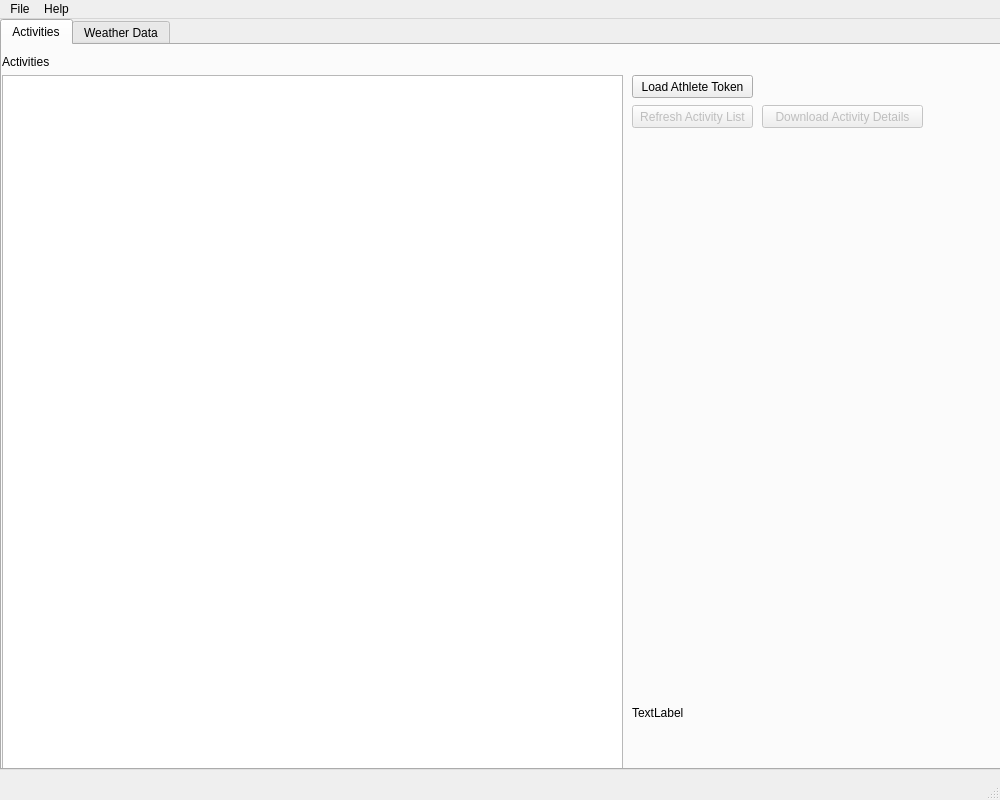
<?xml version="1.0" encoding="UTF-8"?>
<ui version="4.0">
 <class>MainWindow</class>
 <widget class="QMainWindow" name="MainWindow">
  <property name="geometry">
   <rect>
    <x>0</x>
    <y>0</y>
    <width>1000</width>
    <height>800</height>
   </rect>
  </property>
  <property name="windowTitle">
   <string>RideWeather</string>
  </property>
  <property name="locale">
   <locale language="English" country="Netherlands"/>
  </property>
  <widget class="QWidget" name="centralwidget">
   <widget class="QTabWidget" name="tabWidget">
    <property name="geometry">
     <rect>
      <x>0</x>
      <y>0</y>
      <width>1011</width>
      <height>751</height>
     </rect>
    </property>
    <property name="tabPosition">
     <enum>QTabWidget::North</enum>
    </property>
    <property name="tabShape">
     <enum>QTabWidget::Rounded</enum>
    </property>
    <property name="currentIndex">
     <number>0</number>
    </property>
    <widget class="QWidget" name="tabActivities">
     <property name="toolTip">
      <string/>
     </property>
     <property name="statusTip">
      <string/>
     </property>
     <property name="accessibleName">
      <string>Activties_tab</string>
     </property>
     <attribute name="title">
      <string>Activities</string>
     </attribute>
     <attribute name="toolTip">
      <string>Load and select your Strava Activities</string>
     </attribute>
     <widget class="QListView" name="listView_Activities">
      <property name="geometry">
       <rect>
        <x>0</x>
        <y>30</y>
        <width>621</width>
        <height>701</height>
       </rect>
      </property>
      <property name="statusTip">
       <string>List of Strava Activities</string>
      </property>
      <property name="editTriggers">
       <set>QAbstractItemView::NoEditTriggers</set>
      </property>
      <property name="alternatingRowColors">
       <bool>true</bool>
      </property>
      <property name="selectionMode">
       <enum>QAbstractItemView::ExtendedSelection</enum>
      </property>
      <property name="selectionBehavior">
       <enum>QAbstractItemView::SelectRows</enum>
      </property>
     </widget>
     <widget class="QLabel" name="label">
      <property name="geometry">
       <rect>
        <x>0</x>
        <y>10</y>
        <width>47</width>
        <height>13</height>
       </rect>
      </property>
      <property name="text">
       <string>Activities:</string>
      </property>
     </widget>
     <widget class="QPushButton" name="btn_GetList">
      <property name="enabled">
       <bool>false</bool>
      </property>
      <property name="geometry">
       <rect>
        <x>630</x>
        <y>60</y>
        <width>121</width>
        <height>23</height>
       </rect>
      </property>
      <property name="toolTip">
       <string>Get new activities from Strava</string>
      </property>
      <property name="statusTip">
       <string>Get new activities from Strava</string>
      </property>
      <property name="text">
       <string>Refresh Activity List</string>
      </property>
     </widget>
     <widget class="QPushButton" name="btn_DownloadDetail">
      <property name="enabled">
       <bool>false</bool>
      </property>
      <property name="geometry">
       <rect>
        <x>760</x>
        <y>60</y>
        <width>161</width>
        <height>23</height>
       </rect>
      </property>
      <property name="toolTip">
       <string>Download details including gps track of the activities</string>
      </property>
      <property name="statusTip">
       <string>Download details including gps track of the activities</string>
      </property>
      <property name="text">
       <string>Download Activity Details</string>
      </property>
      <property name="default">
       <bool>false</bool>
      </property>
      <property name="flat">
       <bool>false</bool>
      </property>
     </widget>
     <widget class="QLabel" name="lbl_Output">
      <property name="geometry">
       <rect>
        <x>630</x>
        <y>660</y>
        <width>301</width>
        <height>16</height>
       </rect>
      </property>
      <property name="text">
       <string>TextLabel</string>
      </property>
     </widget>
     <widget class="QPushButton" name="btn_Load_Token">
      <property name="enabled">
       <bool>true</bool>
      </property>
      <property name="geometry">
       <rect>
        <x>630</x>
        <y>30</y>
        <width>121</width>
        <height>23</height>
       </rect>
      </property>
      <property name="toolTip">
       <string>Load Athlete Token</string>
      </property>
      <property name="statusTip">
       <string>Load Strava Athlete token</string>
      </property>
      <property name="text">
       <string>Load Athlete Token</string>
      </property>
     </widget>
    </widget>
    <widget class="QWidget" name="tabWeather">
     <attribute name="title">
      <string>Weather Data</string>
     </attribute>
     <attribute name="toolTip">
      <string>Load weather data</string>
     </attribute>
     <widget class="QListView" name="listView">
      <property name="geometry">
       <rect>
        <x>270</x>
        <y>130</y>
        <width>461</width>
        <height>401</height>
       </rect>
      </property>
     </widget>
    </widget>
   </widget>
  </widget>
  <widget class="QMenuBar" name="menubar">
   <property name="geometry">
    <rect>
     <x>0</x>
     <y>0</y>
     <width>1000</width>
     <height>21</height>
    </rect>
   </property>
   <widget class="QMenu" name="menuFile">
    <property name="title">
     <string>File</string>
    </property>
    <addaction name="actionExit"/>
   </widget>
   <widget class="QMenu" name="menuHelp">
    <property name="title">
     <string>Help</string>
    </property>
    <addaction name="actionAbout_QT"/>
    <addaction name="actionAbout"/>
   </widget>
   <addaction name="menuFile"/>
   <addaction name="menuHelp"/>
  </widget>
  <widget class="QStatusBar" name="statusbar">
   <property name="sizePolicy">
    <sizepolicy hsizetype="MinimumExpanding" vsizetype="Preferred">
     <horstretch>0</horstretch>
     <verstretch>0</verstretch>
    </sizepolicy>
   </property>
  </widget>
  <action name="actionExit">
   <property name="text">
    <string>Exit</string>
   </property>
   <property name="statusTip">
    <string>Exit Application</string>
   </property>
   <property name="shortcut">
    <string>Ctrl+X</string>
   </property>
   <property name="shortcutContext">
    <enum>Qt::ApplicationShortcut</enum>
   </property>
   <property name="menuRole">
    <enum>QAction::QuitRole</enum>
   </property>
  </action>
  <action name="actionAbout">
   <property name="text">
    <string>About</string>
   </property>
   <property name="menuRole">
    <enum>QAction::AboutRole</enum>
   </property>
  </action>
  <action name="actionAbout_QT">
   <property name="text">
    <string>About_QT</string>
   </property>
   <property name="menuRole">
    <enum>QAction::AboutQtRole</enum>
   </property>
  </action>
 </widget>
 <resources/>
 <connections/>
</ui>
